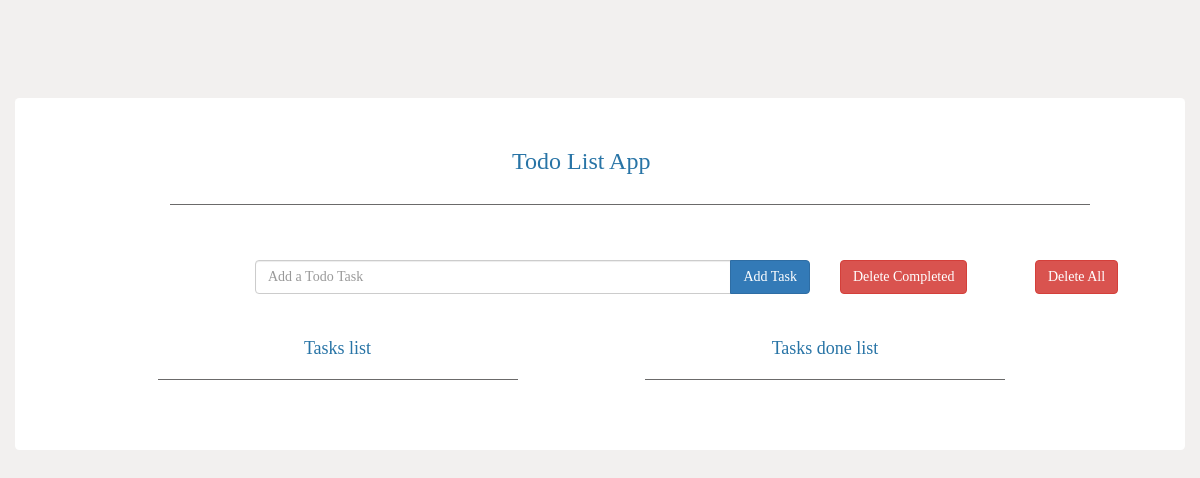
The app's page /, older data.
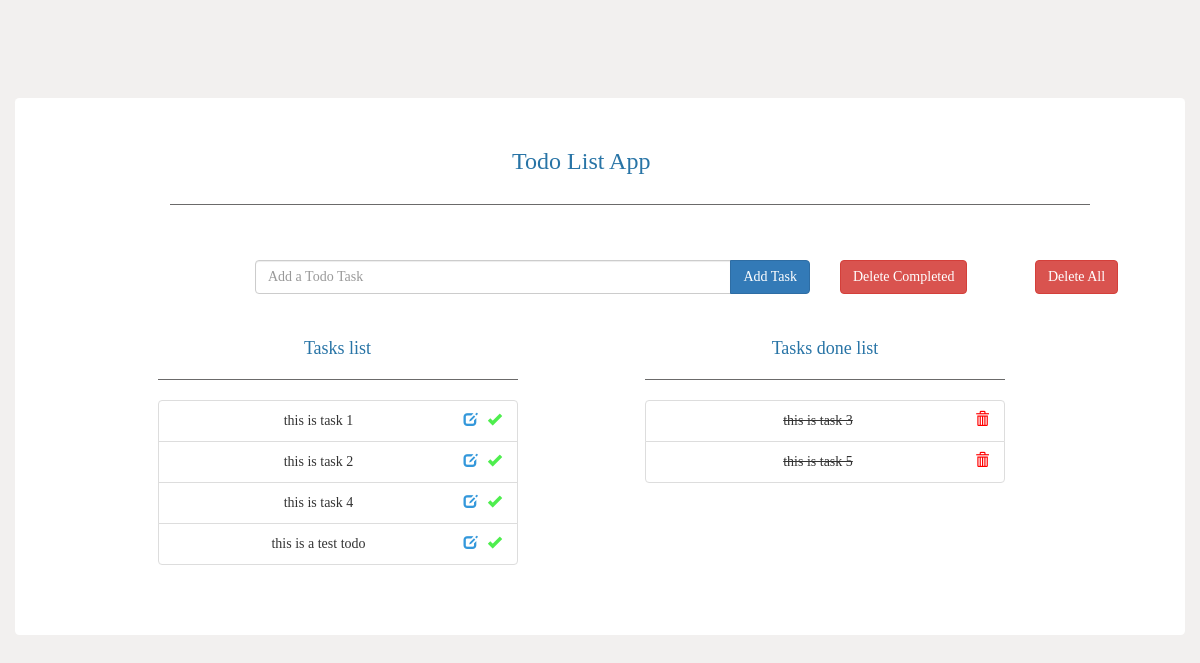
The same page, newer data.
### todo/models.py (models this page shows, shortened)
class Todo(models.Model):
    text = models.CharField(max_length=40)
    completed = models.BooleanField(default=False)

### todo/views.py (the view)
# urls.py: path('', views.index, name="index"),
def index(request):
    todo_list = Todo.objects.order_by('id')
    form = TodoForm()
    updateform = UpdateTodoForm()
    context = {'todo_list': todo_list, 'form': form, 'updateform': updateform}
    return render(request, 'todo/index.html', context)

### todo/forms.py
class TodoForm(forms.Form):
    text = forms.CharField(
        max_length=40,
        widget=forms.TextInput(
            attrs={
                'class': 'form-control todoform',
                'placeholder': 'Add a Todo Task',
                'aria-label': 'Todo',
                'aria-describedby': 'add-btn'}))

class UpdateTodoForm(forms.Form):
    text = forms.CharField(
        max_length=40,
        widget=forms.TextInput(
            attrs={
                'class': 'form-control',
                'name': 'update-todo',
                'placeholder': 'Update Todo Task',
                'aria-label': 'UpdateTodo',
                'aria-describedby': 'update-btn'}))

### todo/templates/todo/index.html (shortened to what this page needs)
{% load static %}
<!DOCTYPE html>
<html>
<head>
    <link rel="stylesheet" href="https://maxcdn.bootstrapcdn.com/bootstrap/3.3.7/css/bootstrap.min.css">
    <link rel="stylesheet" href="{% static 'todo/style.css' %}" />
</head>
<body>
    <div class="container tasks bodycontainer">
        <div class="container text-center">
            <div class="row">
                <div class="col-md-5 col-md-offset-3">
                    <div class="heading">
                        <h3>Todo List App</h3>
                    </div>
                </div>
            </div>
            <div class="row col-md-10 col-md-offset-1">
                <hr>
            </div>
        </div>
        <div class="container taskscontainer">
            <div class="row">
                <div class="col-md-6 col-md-offset-2">
                    <form action="{% url 'add' %}" method="POST" role="form">
                        <div class="input-group">
                            {{ form.text }}
                            <div class="input-group-btn">
                                <button type="submit" class="btn btn-primary">Add Task</button>
                            </div>
                        </div>
                    </form>
                </div>
                <div class="col-md-2">
                    <div class="btn-group">
                        <a href="{% url 'deletecompleted' %}">
                            <button type="button" class="btn btn-danger">Delete Completed</button>
                        </a>
                    </div>
                </div>
                <div class="col-md-2">
                    <div class="btn-group">
                        <a href="{% url 'deleteall' %}">
                            <button type="button" class="btn btn-danger">Delete All</button>
                        </a>
                    </div>
                </div>
            </div>
            <div class="row text-center taskscontainer">
                <div class="col-md-4 col-md-offset-1">
                    <h4>Tasks list</h4>
                    <hr>
                    <ul class="list-group">
                        {% for todo in todo_list %}
                            {% if not todo.completed %}
                                <li class="list-group-item"><span>{{ todo.text }}</span>
                                    <a href="{% url 'complete' todo.id %}">
                                        <span class="glyphicon glyphicon-ok pull-right donetask" aria-hidden="true"></span>
                                    </a>
                                    <a href="#" class="edititem">
                                        <span class="glyphicon glyphicon-edit pull-right edittask" aria-hidden="true"></span>
                                    </a>
                                </li>
                            {% endif %}
                        {% endfor %}
                    </ul>
                </div>
                <div class="col-md-4 col-md-offset-1">
                    <h4>Tasks done list</h4>
                    <hr>
                    <ul class="list-group">
                        {% for todo in todo_list %}
                            {% if todo.completed %}
                                <li class="list-group-item"><del>{{ todo.text }}</del><a href="{% url 'delete' todo.id %}"><span class="glyphicon glyphicon-trash pull-right deletetask" aria-hidden="true"></span></a></li>
                            {% endif %}
                        {% endfor %}
                    </ul>
                </div>
            </div>
        </div>
    </div>
</body>
</html>

### todo/static/todo/style.css (style rules this page uses)
body { background-color: #F2F0EF; font-family: 'Trebuchet MS', 'Lucida Sans Unicode', 'Lucida Grande', 'Lucida Sans'; }
.heading { align-content: center; color: #2874A6; }
hr { border-style: inset; border-color: #BFBEBD; }
.bodycontainer { margin-top: 7em; padding: 30px 30px 50px 30px; }
.taskscontainer { margin-top: 2.5em; }
.tasks { background-color: white; border-radius: 0.3em; }
.donetask { color: #4EEE4E; }
.edittask { color: #3498DB; margin-right: 10px; }
.deletetask { color: red; }
h4 { color: #2874A6; }

Row changes from the older to the newer data that the page shows:
added Todo: text "this is task 1", shown under "Tasks list"
added Todo: text "this is task 2", shown under "Tasks list"
added Todo: text "this is task 4", shown under "Tasks list"
added Todo: text "this is a test todo", shown under "Tasks list"
added Todo: text "this is task 3", shown under "Tasks done list"
added Todo: text "this is task 5", shown under "Tasks done list"
